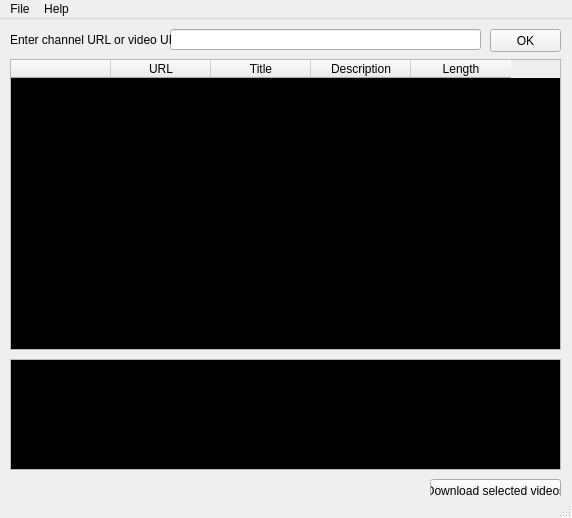
<?xml version="1.0" encoding="UTF-8"?>
<ui version="4.0">
 <class>MainWindow</class>
 <widget class="QMainWindow" name="MainWindow">
  <property name="geometry">
   <rect>
    <x>0</x>
    <y>0</y>
    <width>572</width>
    <height>518</height>
   </rect>
  </property>
  <property name="sizePolicy">
   <sizepolicy hsizetype="Fixed" vsizetype="Fixed">
    <horstretch>0</horstretch>
    <verstretch>0</verstretch>
   </sizepolicy>
  </property>
  <property name="minimumSize">
   <size>
    <width>572</width>
    <height>518</height>
   </size>
  </property>
  <property name="maximumSize">
   <size>
    <width>572</width>
    <height>518</height>
   </size>
  </property>
  <property name="windowTitle">
   <string>Qyoutube-dl</string>
  </property>
  <widget class="QWidget" name="centralwidget">
   <widget class="QLineEdit" name="lineEdit">
    <property name="geometry">
     <rect>
      <x>170</x>
      <y>10</y>
      <width>311</width>
      <height>21</height>
     </rect>
    </property>
   </widget>
   <widget class="QPushButton" name="pushButton">
    <property name="geometry">
     <rect>
      <x>490</x>
      <y>10</y>
      <width>71</width>
      <height>23</height>
     </rect>
    </property>
    <property name="text">
     <string>OK</string>
    </property>
   </widget>
   <widget class="QLabel" name="label">
    <property name="geometry">
     <rect>
      <x>10</x>
      <y>10</y>
      <width>161</width>
      <height>21</height>
     </rect>
    </property>
    <property name="text">
     <string>Enter channel URL or video URL:</string>
    </property>
   </widget>
   <widget class="QTableWidget" name="tableWidget">
    <property name="geometry">
     <rect>
      <x>10</x>
      <y>40</y>
      <width>551</width>
      <height>291</height>
     </rect>
    </property>
    <property name="palette">
     <palette>
      <active>
       <colorrole role="Text">
        <brush brushstyle="SolidPattern">
         <color alpha="255">
          <red>255</red>
          <green>255</green>
          <blue>255</blue>
         </color>
        </brush>
       </colorrole>
       <colorrole role="Base">
        <brush brushstyle="SolidPattern">
         <color alpha="255">
          <red>0</red>
          <green>0</green>
          <blue>0</blue>
         </color>
        </brush>
       </colorrole>
      </active>
      <inactive>
       <colorrole role="Text">
        <brush brushstyle="SolidPattern">
         <color alpha="255">
          <red>255</red>
          <green>255</green>
          <blue>255</blue>
         </color>
        </brush>
       </colorrole>
       <colorrole role="Base">
        <brush brushstyle="SolidPattern">
         <color alpha="255">
          <red>0</red>
          <green>0</green>
          <blue>0</blue>
         </color>
        </brush>
       </colorrole>
      </inactive>
      <disabled>
       <colorrole role="Text">
        <brush brushstyle="SolidPattern">
         <color alpha="255">
          <red>106</red>
          <green>104</green>
          <blue>100</blue>
         </color>
        </brush>
       </colorrole>
       <colorrole role="Base">
        <brush brushstyle="SolidPattern">
         <color alpha="255">
          <red>212</red>
          <green>208</green>
          <blue>200</blue>
         </color>
        </brush>
       </colorrole>
      </disabled>
     </palette>
    </property>
    <column>
     <property name="text">
      <string/>
     </property>
    </column>
    <column>
     <property name="text">
      <string>URL</string>
     </property>
    </column>
    <column>
     <property name="text">
      <string>Title</string>
     </property>
    </column>
    <column>
     <property name="text">
      <string>Description</string>
     </property>
    </column>
    <column>
     <property name="text">
      <string>Length</string>
     </property>
    </column>
   </widget>
   <widget class="QPlainTextEdit" name="consoleOutput">
    <property name="geometry">
     <rect>
      <x>10</x>
      <y>340</y>
      <width>551</width>
      <height>111</height>
     </rect>
    </property>
    <property name="palette">
     <palette>
      <active>
       <colorrole role="Text">
        <brush brushstyle="SolidPattern">
         <color alpha="255">
          <red>255</red>
          <green>255</green>
          <blue>255</blue>
         </color>
        </brush>
       </colorrole>
       <colorrole role="Base">
        <brush brushstyle="SolidPattern">
         <color alpha="255">
          <red>0</red>
          <green>0</green>
          <blue>0</blue>
         </color>
        </brush>
       </colorrole>
      </active>
      <inactive>
       <colorrole role="Text">
        <brush brushstyle="SolidPattern">
         <color alpha="255">
          <red>255</red>
          <green>255</green>
          <blue>255</blue>
         </color>
        </brush>
       </colorrole>
       <colorrole role="Base">
        <brush brushstyle="SolidPattern">
         <color alpha="255">
          <red>0</red>
          <green>0</green>
          <blue>0</blue>
         </color>
        </brush>
       </colorrole>
      </inactive>
      <disabled>
       <colorrole role="Text">
        <brush brushstyle="SolidPattern">
         <color alpha="255">
          <red>106</red>
          <green>104</green>
          <blue>100</blue>
         </color>
        </brush>
       </colorrole>
       <colorrole role="Base">
        <brush brushstyle="SolidPattern">
         <color alpha="255">
          <red>212</red>
          <green>208</green>
          <blue>200</blue>
         </color>
        </brush>
       </colorrole>
      </disabled>
     </palette>
    </property>
    <property name="documentTitle">
     <string/>
    </property>
    <property name="readOnly">
     <bool>true</bool>
    </property>
    <property name="plainText">
     <string/>
    </property>
    <property name="placeholderText">
     <string>output...</string>
    </property>
   </widget>
   <widget class="QPushButton" name="pushButton_2">
    <property name="geometry">
     <rect>
      <x>430</x>
      <y>460</y>
      <width>131</width>
      <height>23</height>
     </rect>
    </property>
    <property name="text">
     <string>Download selected videos</string>
    </property>
   </widget>
  </widget>
  <widget class="QMenuBar" name="menubar">
   <property name="geometry">
    <rect>
     <x>0</x>
     <y>0</y>
     <width>572</width>
     <height>18</height>
    </rect>
   </property>
   <widget class="QMenu" name="menuFile">
    <property name="title">
     <string>File</string>
    </property>
    <addaction name="actionSettings"/>
    <addaction name="actionQuit"/>
   </widget>
   <widget class="QMenu" name="menuHelp">
    <property name="title">
     <string>Help</string>
    </property>
    <addaction name="actionAbout"/>
   </widget>
   <addaction name="menuFile"/>
   <addaction name="menuHelp"/>
  </widget>
  <widget class="QStatusBar" name="statusbar"/>
  <action name="actionQuit">
   <property name="text">
    <string>Quit</string>
   </property>
  </action>
  <action name="actionSettings">
   <property name="text">
    <string>Settings</string>
   </property>
  </action>
  <action name="actionAbout">
   <property name="text">
    <string>About</string>
   </property>
  </action>
 </widget>
 <resources/>
 <connections>
  <connection>
   <sender>actionQuit</sender>
   <signal>triggered()</signal>
   <receiver>MainWindow</receiver>
   <slot>close()</slot>
   <hints>
    <hint type="sourcelabel">
     <x>-1</x>
     <y>-1</y>
    </hint>
    <hint type="destinationlabel">
     <x>285</x>
     <y>258</y>
    </hint>
   </hints>
  </connection>
 </connections>
</ui>
